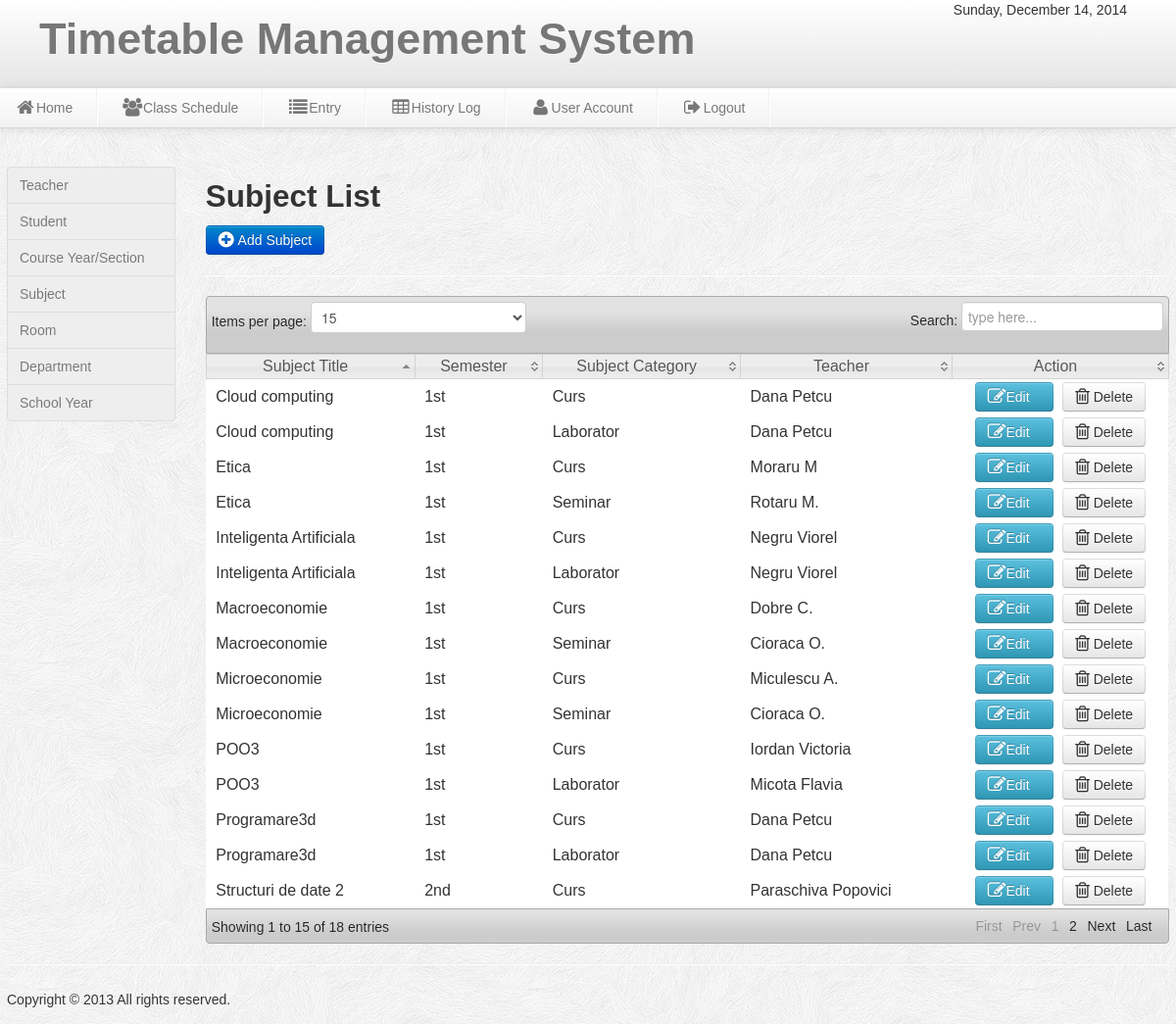
Page /admin/subject.php on the committed database.
### tables this page shows
CREATE TABLE IF NOT EXISTS `subject` (
`Subject_id` int(11) NOT NULL,
  `subject_title` varchar(100) NOT NULL,
  `subject_category` varchar(100) NOT NULL,
  `semester` varchar(50) NOT NULL,
  `teacher` varchar(50) NOT NULL
);

### admin/subject.php (the view, shortened to what this page needs)
<?php include('header.php');  include('dbcon.php'); ?>
<body>
<?php include('nav-top1.php'); ?>
<div class="wrapper">
<div class="row-fluid">
<div class="span2">
<?php include('left_nav.php'); ?>
</div>
<div class="span10">
<h2>Subject List</h2>
	<a class="btn btn-primary"  href="add_subject.php">  <i class="icon-plus-sign icon-large"></i>&nbsp;Add Subject</a>
	<hr>
	<table class="users-table">
<div class="demo_jui">
		<table cellpadding="0" cellspacing="0" border="0" class="display" id="log" class="jtable">
			<thead>
				<tr>
				<th>Subject Title</th>
				<th>Semester</th>
				<th>Subject Category</th>
	        	<th>Teacher</th>
				<th>Action</th>
				</tr>
			</thead>
			<tbody>
<?php
$result=mysql_query("select * from subject")or die(mysql_error());
while($row=mysql_fetch_array($result)){ $id=$row['Subject_id'];
 ?>
<tr class="del<?php echo $id ?>">
	<td><?php echo $row['subject_title']; ?></td>
	<td><?php echo $row['semester']; ?></td>
	<td><?php echo $row['subject_category']; ?></td>
    <td><?php echo $row['teacher']; ?></td>
	<td align="center" width="200">
	<a class="btn btn-info" href="edit_subject.php<?php echo '?id='.$id; ?>"><i class="icon-edit icon-large"></i>Edit &nbsp;&nbsp;</a>&nbsp;
	<a class="btn btn-danger1"  data-toggle="modal" href="#<?php echo $id; ?>">  <i class="icon-trash icon-large"></i>&nbsp;Delete</a>
</td>
<?php } ?>
	</tr>
			</tbody>
		</table>
</div>
	</div>
<?php include('footer.php');?>
</div>
</body>

### admin/css/style.css (style rules this page uses)
* { margin:0; padding:0; }
body { font-family:"Trebuchet MS", "Myriad Pro", Arial, sans-serif; font-size:14px; background:#f4f4f4 url(../img/subtle_white_feathers.png) repeat top left; color:#333; text-shadow:0px 0px 0px #fff;; }
a { color:#777; }
.wrapper { width:1186px; margin: auto; margin-top:170px; min-height:550px; }

### admin/css/datatable/demo_table_jui.css (style rules this page uses)
table.display thead th { cursor: pointer; padding: 3px 0 3px 10px; }
table.display { border-collapse: collapse; clear: both; margin: 0 auto; width: 100%; }
table.display td { padding: 3px 10px; }
tr.odd { background-color: #fff; }
tr.even { background-color: #fff; }
tr.odd td.sorting_1 { background-color: #fff; }
tr.even td.sorting_1 { background-color: #fff; }

### rows in the picture
subject: subject_title "Programare3d", semester "1st", subject_category "Curs", teacher "Dana Petcu"
subject: subject_title "Structuri de date 2", semester "2nd", subject_category "Curs", teacher "Paraschiva Popovici"
subject: subject_title "Cloud computing", semester "1st", subject_category "Curs", teacher "Dana Petcu"
subject: subject_title "Microeconomie", semester "1st", subject_category "Curs", teacher "Miculescu A."
subject: subject_title "Microeconomie", semester "1st", subject_category "Seminar", teacher "Cioraca O."
subject: subject_title "Macroeconomie", semester "1st", subject_category "Curs", teacher "Dobre C."
subject: subject_title "Macroeconomie", semester "1st", subject_category "Seminar", teacher "Cioraca O."
subject: subject_title "Cloud computing", semester "1st", subject_category "Laborator", teacher "Dana Petcu"
subject: subject_title "Programare3d", semester "1st", subject_category "Laborator", teacher "Dana Petcu"
subject: subject_title "POO3", semester "1st", subject_category "Curs", teacher "Iordan Victoria"
subject: subject_title "POO3", semester "1st", subject_category "Laborator", teacher "Micota Flavia"
subject: subject_title "Etica", semester "1st", subject_category "Curs", teacher "Moraru M"
subject: subject_title "Etica", semester "1st", subject_category "Seminar", teacher "Rotaru M."
subject: subject_title "Inteligenta Artificiala", semester "1st", subject_category "Curs", teacher "Negru Viorel"
subject: subject_title "Inteligenta Artificiala", semester "1st", subject_category "Laborator", teacher "Negru Viorel"
